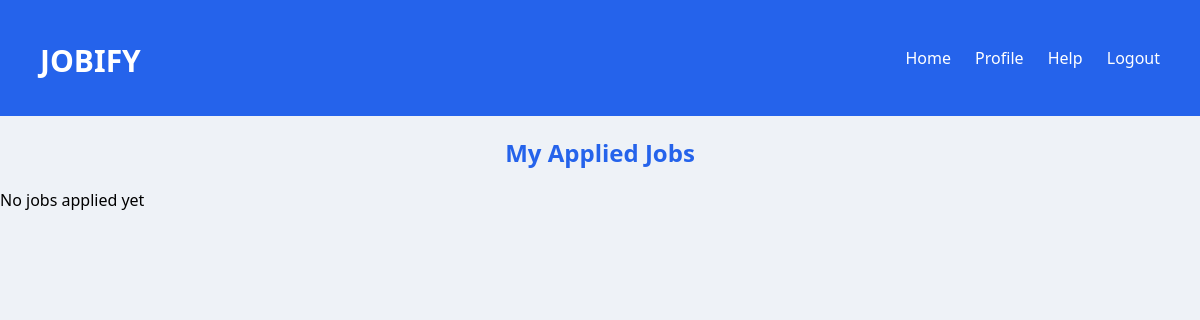
Before: /applied-jobs/ (signed in) with the older database file.
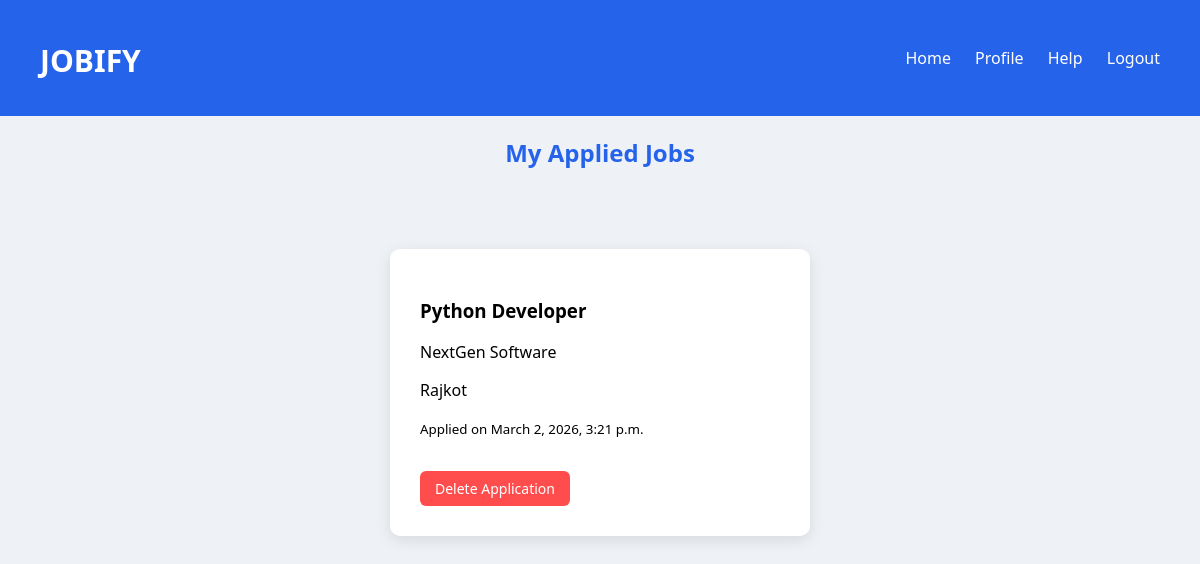
After: the same page with the newer database file.
### portal/models.py (models this page shows, shortened)
class Application(models.Model):
    candidate = models.ForeignKey(Candidate, on_delete=models.CASCADE)
    job = models.ForeignKey(Job, on_delete=models.CASCADE)
    resume = models.FileField(upload_to='resumes/', null=True, blank=True)
    experience = models.IntegerField(null=True, blank=True)
    applied_on = models.DateTimeField(auto_now_add=True)
    status = models.CharField(max_length=20, default="Pending")
    interview_date = models.DateField(null=True, blank=True)
    interview_time = models.TimeField(null=True, blank=True)
    interview_mode = models.CharField(max_length=50, null=True, blank=True)

class Job(models.Model):
    title = models.CharField(max_length=200)
    company = models.ForeignKey(Company, on_delete=models.CASCADE)
    location = models.CharField(max_length=200)
    salary = models.CharField(max_length=100, null=True, blank=True)

class Company(models.Model):
    name = models.CharField(max_length=100)
    email = models.EmailField()
    password = models.CharField(max_length=100)
    role = models.CharField(max_length=20)
    def __str__(self):
        return self.name

### portal/views.py (the view)
# urls.py: path('applied-jobs/', views.applied_jobs, name='applied_jobs'),
def applied_jobs(request):
    email = request.session.get('email')
    candidate = Candidate.objects.filter(email=email).first()
    if not candidate:
        return render(request, 'portal/Applied_jobs.html', {
            'applications': []
        })
    applications = Application.objects.filter(candidate=candidate)
    return render(request, 'portal/Applied_jobs.html', {
        'applications': applications
    })

### templates/portal/Applied_jobs.html (shortened to what this page needs)
{% load static %}
<!doctype html>
<html>
<head>
    <link rel="stylesheet" href="{% static 'css/style.css' %}" />
</head>
<body>
    <div class="navbar">
        <h2 class="logo">JOBIFY</h2>
        <div class="nav-links">
            <a href="{% url 'user_home' %}">Home</a>
            <a href="{% url 'profile' %}">Profile</a>
            <a href="{% url 'help' %}">Help</a>
            <a href="{% url 'logout' %}">Logout</a>
        </div>
    </div>
    <div class="container">
        <h2>My Applied Jobs</h2>
        {% for app in applications %}
        <div class="card">
            <h3>{{ app.job.title }}</h3>
            <p>{{ app.job.company }}</p>
            <p>{{ app.job.location }}</p>
            <small>Applied on {{ app.applied_on }}</small>
            <br><br>
            <a href="{% url 'delete_application' app.id %}" class="delete-btn">
                Delete Application
            </a>
        </div>
        {% empty %}
        <p>No jobs applied yet</p>
        {% endfor %}
    </div>
</body>
</html>

Changed rows visible on the page:
added Application: job "Python Developer", job.company "NextGen Software", job.location "Rajkot", applied_on "March 2, 2026, 3:21 p.m."
Other visible differences:
text no longer shown: "No jobs applied yet"
